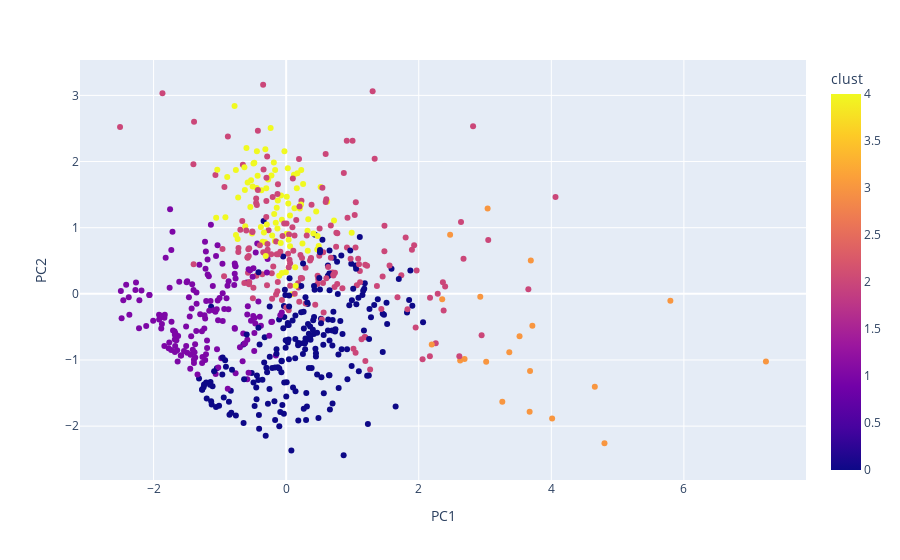

The cell this chart's notebook holds for it:
### Code cell
pca=PCA(n_components=2)
x_pca = pca.fit_transform(x_stan)
df = pd.concat([pd.DataFrame(x_pca),pd.DataFrame(y_hir_stan,columns=['clust'])],axis=1)
df.columns = ['PC1','PC2','clust']
px.scatter(df, x='PC1',y='PC2',color='clust')

### Figure 1 — Plotly figure (JSON) as saved in the notebook; plotly's stock layout.template omitted (floating-point values rounded to 4 significant figures; data arrays with more than 128 entries replaced by an {"elided": "..."} marker saying what was removed)
{"data": [{"hovertemplate": "PC1=%{x}<br>PC2=%{y}<br>clust=%{marker.color}<extra></extra>", "legendgroup": "", "marker": {"color": {"elided": "664 int values"}, "coloraxis": "coloraxis", "symbol": "circle"}, "mode": "markers", "name": "", "orientation": "v", "showlegend": false, "type": "scatter", "x": {"elided": "664 float values"}, "xaxis": "x", "y": {"elided": "664 float values"}, "yaxis": "y"}], "layout": {"coloraxis": {"colorbar": {"title": {"text": "clust"}}, "colorscale": [[0, "#0d0887"], [0.1111, "#46039f"], [0.2222, "#7201a8"], [0.3333, "#9c179e"], [0.4444, "#bd3786"], [0.5556, "#d8576b"], [0.6667, "#ed7953"], [0.7778, "#fb9f3a"], [0.8889, "#fdca26"], [1, "#f0f921"]]}, "legend": {"tracegroupgap": 0}, "margin": {"t": 60}, "xaxis": {"anchor": "y", "domain": [0, 1], "title": {"text": "PC1"}}, "yaxis": {"anchor": "x", "domain": [0, 1], "title": {"text": "PC2"}}}}
